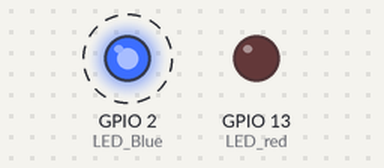
The sketch below on a simulated ESP32. Parts: output pins drawn as LEDs (lit = HIGH). Dashed ring = blinking. WiFi joins after 1.5 s; servers stay silent unless stated; what the sketch prints to the serial monitor is not drawn.

Above: at 0.05 s.
Timing chart, 0 to 3.0 s (numbered marks = the images above):
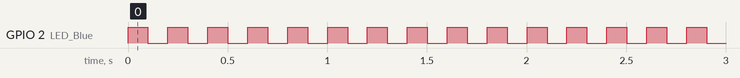

The sketch:

ESP32_OTA.ino
```cpp
#include <WiFi.h>        // For connecting ESP32 to WiFi
#include <ArduinoOTA.h>  // For enabling over-the-air updates

#define LED_Blue 2 //2
#define LED_red 13

const char* ssid = "Airtel_Disguise";  // Change to your WiFi Network name
const char* password = "gunasree";  // Change to your password

void setup() {
  Serial.begin(115200);

  // WiFi.begin(ssid, password);  // Connect to WiFi - defaults to WiFi Station mode

  // // Ensure WiFi is connected
  // while (WiFi.status() != WL_CONNECTED) {
  //   delay(500);
  // }

  WiFi.softAP(ssid,password);
  IPAddress IP = WiFi.softAPIP();
  Serial.print("AP IP address: ");
  Serial.println(IP);

  pinMode(LED_Blue, OUTPUT);
  pinMode(LED_red, OUTPUT);
  ArduinoOTA.begin();  // Starts OTA
}

void loop() {

  ArduinoOTA.handle();  // Handles a code update request
  digitalWrite(LED_Blue, HIGH);
  // digitalWrite(LED_red, HIGH);
  Serial.println("turn on");
  delay(100);
  // digitalWrite(LED_red, LOW);
  digitalWrite(LED_Blue, LOW);
  Serial.println("turn off");
  delay(100);
  // All loop you're code goes here.
}
```

Measured:
- by itself, GPIO 2 (LED_Blue): alternates HIGH for 0.10 s and LOW for 0.10 s
- by itself, everything shown: repeats every 5.2 s, in 26 steps
